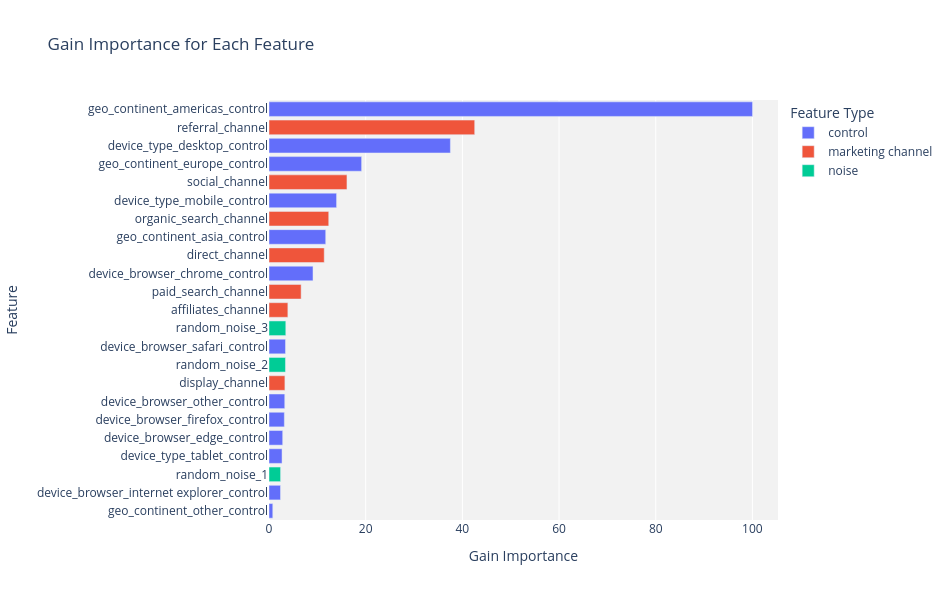

The notebook cell this image was saved under:
### Code cell
# Get feature importances based on gain
importances = best_feature_select_xgb.get_booster().get_score(importance_type='gain')

# Create a pandas DataFrame
df_importances = pd.DataFrame({'Feature': list(importances.keys()), 'Gain Importance': list(importances.values())})

# Sort DataFrame by 'Gain Importance' in descending order
df_importances = df_importances.sort_values(by='Gain Importance', ascending=False)

df_importances['Feature Type'] = np.where(df_importances['Feature'].str.contains('_control'), 'control'
                                                       ,np.where(df_importances['Feature'].str.contains('_noise'), 'noise','marketing channel'))


bar_fig = px.bar(df_importances
                 ,x='Gain Importance'
                 ,y='Feature'
                 ,title='Gain Importance for Each Feature'
                 ,color='Feature Type'
                 )

bar_fig.update_layout(width=950
                      ,height=600
                      ,yaxis={'categoryorder': 'total ascending'}
                      ,plot_bgcolor='#f2f2f2') 

bar_fig.show()

### Figure 1 — Plotly figure (JSON) as saved in the notebook; plotly's stock layout.template omitted (floating-point values rounded to 4 significant figures)
{"data": [{"alignmentgroup": "True", "hovertemplate": "Feature Type=control<br>Gain Importance=%{x}<br>Feature=%{y}<extra></extra>", "legendgroup": "control", "marker": {"color": "#636efa", "pattern": {"shape": ""}}, "name": "control", "offsetgroup": "control", "orientation": "h", "showlegend": true, "textposition": "auto", "type": "bar", "x": [100.0, 37.52, 19.16, 13.98, 11.73, 9.099, 3.411, 3.258, 3.173, 2.831, 2.697, 2.382, 0.7809], "xaxis": "x", "y": ["geo_continent_americas_control", "device_type_desktop_control", "geo_continent_europe_control", "device_type_mobile_control", "geo_continent_asia_control", "device_browser_chrome_control", "device_browser_safari_control", "device_browser_other_control", "device_browser_firefox_control", "device_browser_edge_control", "device_type_tablet_control", "device_browser_internet explorer_control", "geo_continent_other_control"], "yaxis": "y"}, {"alignmentgroup": "True", "hovertemplate": "Feature Type=marketing channel<br>Gain Importance=%{x}<br>Feature=%{y}<extra></extra>", "legendgroup": "marketing channel", "marker": {"color": "#EF553B", "pattern": {"shape": ""}}, "name": "marketing channel", "offsetgroup": "marketing channel", "orientation": "h", "showlegend": true, "textposition": "auto", "type": "bar", "x": [42.55, 16.13, 12.36, 11.43, 6.646, 3.904, 3.29], "xaxis": "x", "y": ["referral_channel", "social_channel", "organic_search_channel", "direct_channel", "paid_search_channel", "affiliates_channel", "display_channel"], "yaxis": "y"}, {"alignmentgroup": "True", "hovertemplate": "Feature Type=noise<br>Gain Importance=%{x}<br>Feature=%{y}<extra></extra>", "legendgroup": "noise", "marker": {"color": "#00cc96", "pattern": {"shape": ""}}, "name": "noise", "offsetgroup": "noise", "orientation": "h", "showlegend": true, "textposition": "auto", "type": "bar", "x": [3.475, 3.407, 2.395], "xaxis": "x", "y": ["random_noise_3", "random_noise_2", "random_noise_1"], "yaxis": "y"}], "layout": {"barmode": "relative", "height": 600, "legend": {"title": {"text": "Feature Type"}, "tracegroupgap": 0}, "plot_bgcolor": "#f2f2f2", "title": {"text": "Gain Importance for Each Feature"}, "width": 950, "xaxis": {"anchor": "y", "autorange": true, "domain": [0, 1], "range": [0, 105.3], "title": {"text": "Gain Importance"}, "type": "linear"}, "yaxis": {"anchor": "x", "autorange": true, "categoryorder": "total ascending", "domain": [0, 1], "range": [-0.5, 22.5], "title": {"text": "Feature"}, "type": "category"}}}
